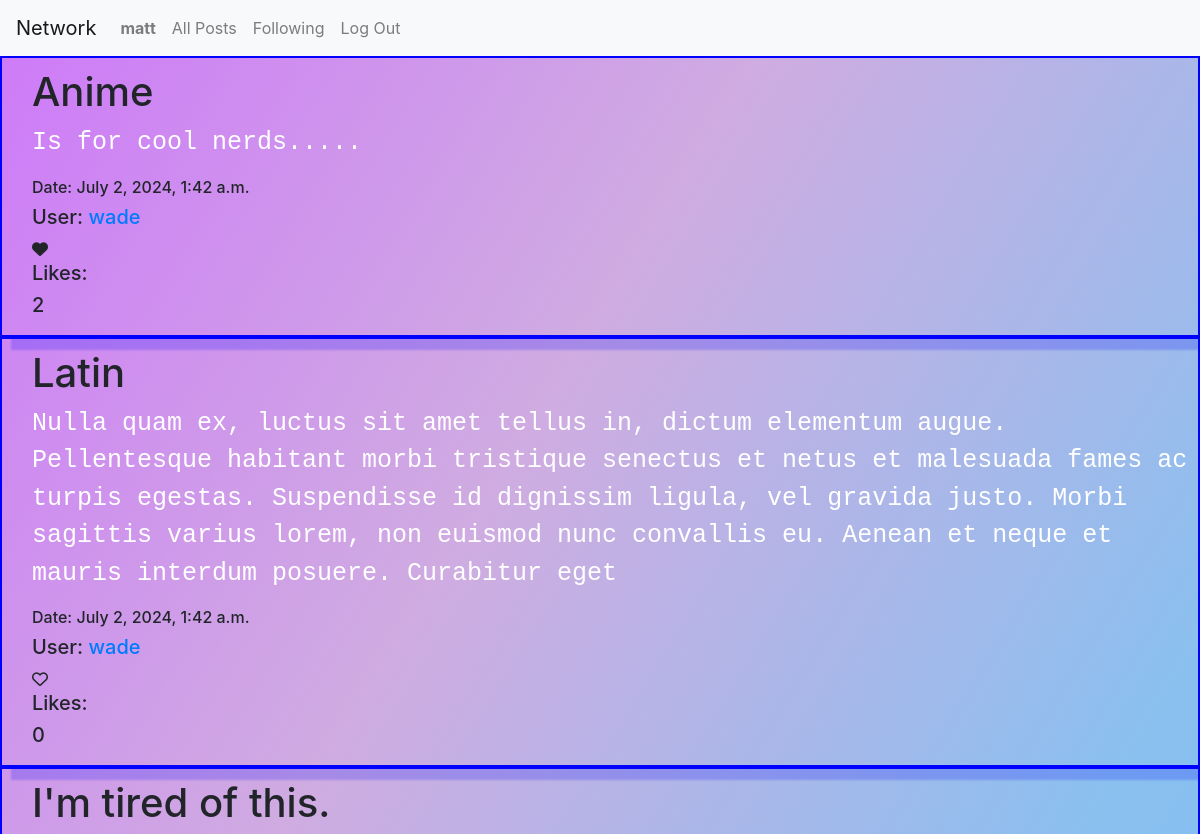
The app's page /following/2 (signed in, upper part), older data.
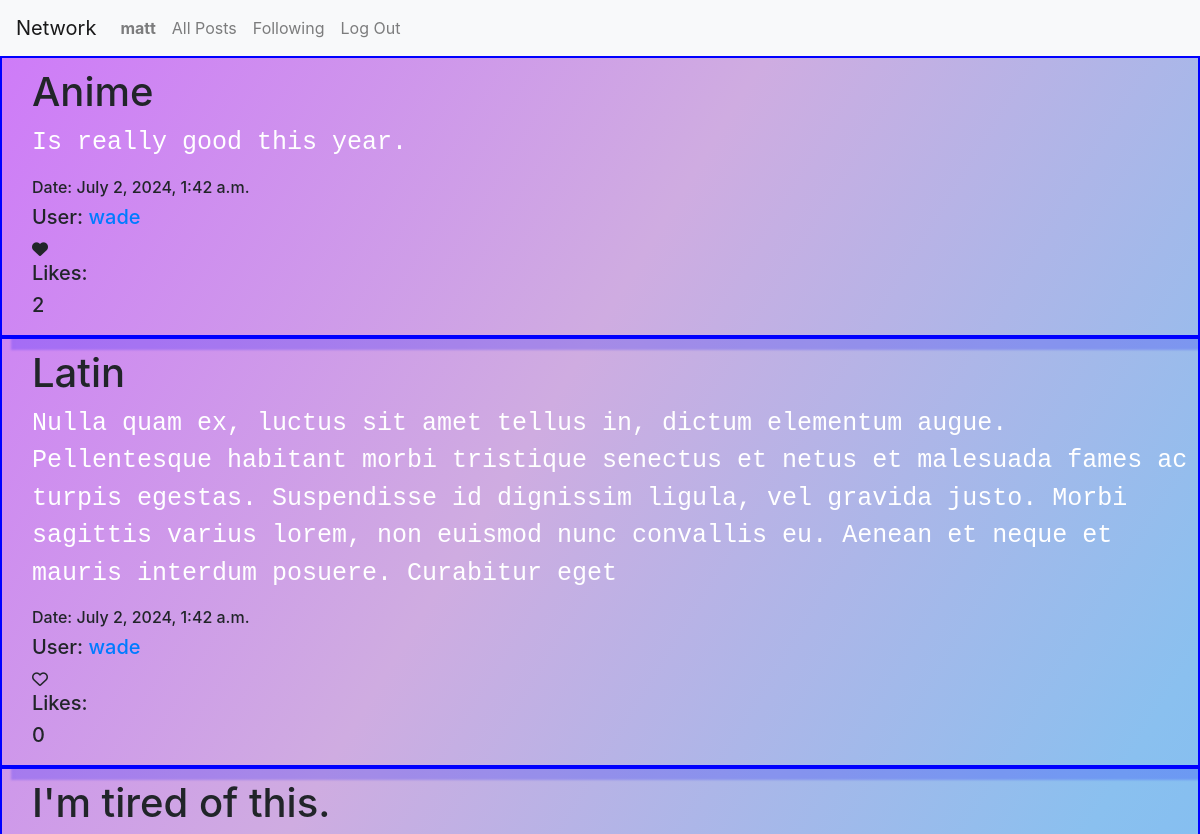
The same page, newer data.
### network/models.py (models this page shows)
class Posts(models.Model):
    post_title=models.CharField(max_length=20) #title
    post_text=models.TextField(max_length=330) #text
    likes=models.ManyToManyField(User,related_name="post_likes", blank=True) #likes, will be many users
    post_date=models.DateTimeField(auto_now_add=True) #date/time
    user=models.ForeignKey(User, related_name="post_author", on_delete=models.CASCADE) #user id foreign key

class User(AbstractUser):
    pass

### network/views.py (the view)
# urls.py: path("following/<int:user_id>", views.following, name="following"),  # added following page and users user_id
@login_required(login_url='login')  #requires user to be logged in to post and view forum
def following(request, user_id): # following link
    viewer = request.user                 # gets logged in users info and profile
    viewer_profile = get_object_or_404(Profile, user=viewer)
    posts_list=Posts.objects.none()
    for following in viewer_profile.following.all():
        post=Posts.objects.filter(user=following)
        posts_list=posts_list.union(post)
    posts=posts_list
    if posts:
        posts=posts.order_by("-post_date") # order posts by date
        for post in posts:                     # loop through all ordered posts and add a temporary attribute of the number of likes per post
            post.likes_counts=post.likes.count()
            post.likers=[user.id for user in post.likes.all()]
        p=Paginator(posts,10)            # paginating
        page_number=request.GET.get('page')
        page_obj=p.get_page(page_number)
        return render(request, "network/following.html",{'viewer_profile':viewer_profile, 'page_obj':page_obj})   # renders profile.html of the user
    else:
        return redirect('index')

### network/templates/network/following.html (shortened to what this page needs)
{% extends "network/layout.html" %}
{% block body %}
{% if page_obj %}
{% for page in page_obj %}
<div class="post" data-post-id="{{page.id}}"><h1>{{page.post_title}}</h1>
    <p>{{page.post_text}}</p>
    <h6>Date: {{page.post_date}}</h6>
    <h5>User: <a href="{% url 'profile' page.user.id %}">{{ page.user.username }}</a></h5>
<div class="heartcontainer" data-user="{{request.user.id}}" data-post="{{page.id}}">
    {% if request.user.id in page.likers %}
    <i class="fa-solid fa-heart"></i>
{% else %}
    <i class="fa-regular fa-heart"></i>
{% endif %}
</div>
<h5>Likes:</h5>
<h5 id="likes-count-{{page.id}}">{{page.likes.count}}</h5>
</div class="endLine">
{% endfor %}
{% else %}
    <p>No posts to display.</p>
{% endif %}
{% endblock %}

Row changes from the older to the newer data that the page shows:
changed Posts "Anime": post_text "Is for cool nerds....." → "Is really good this year."
